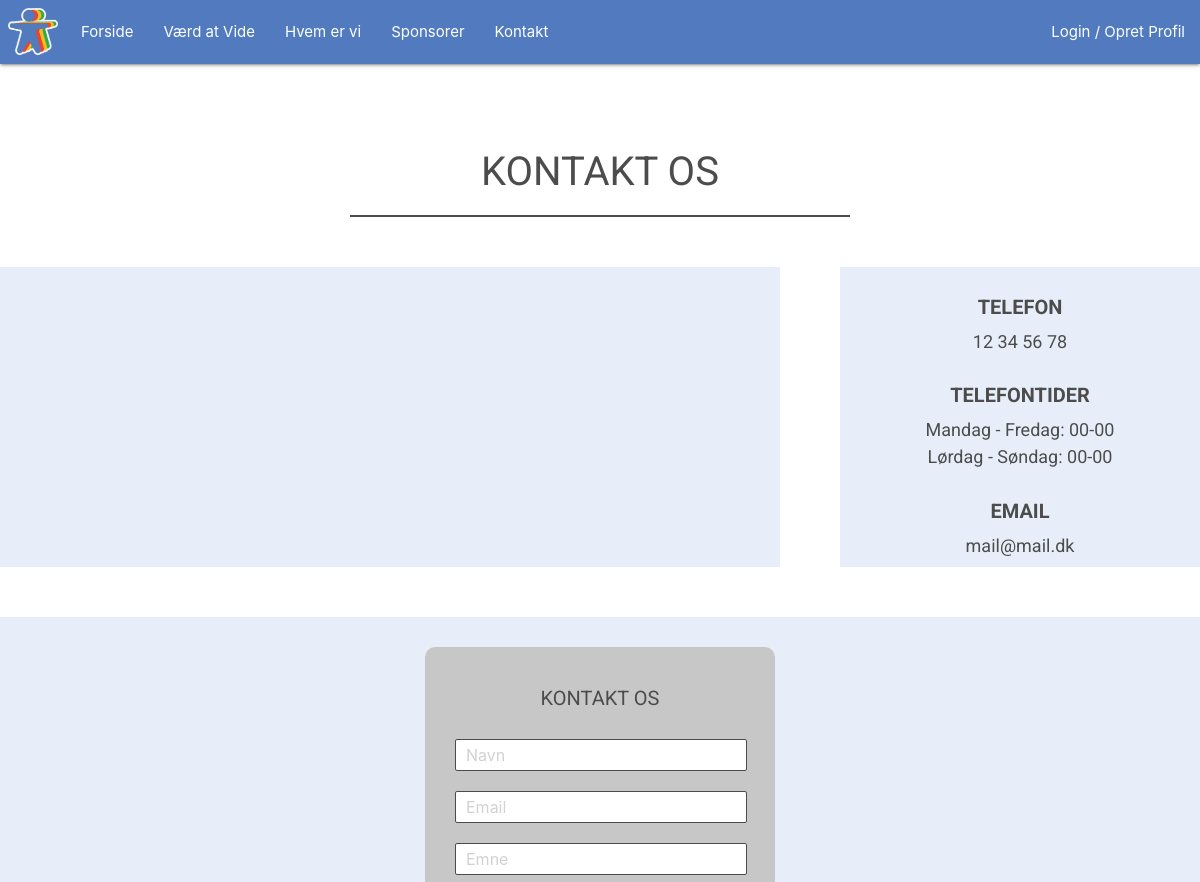
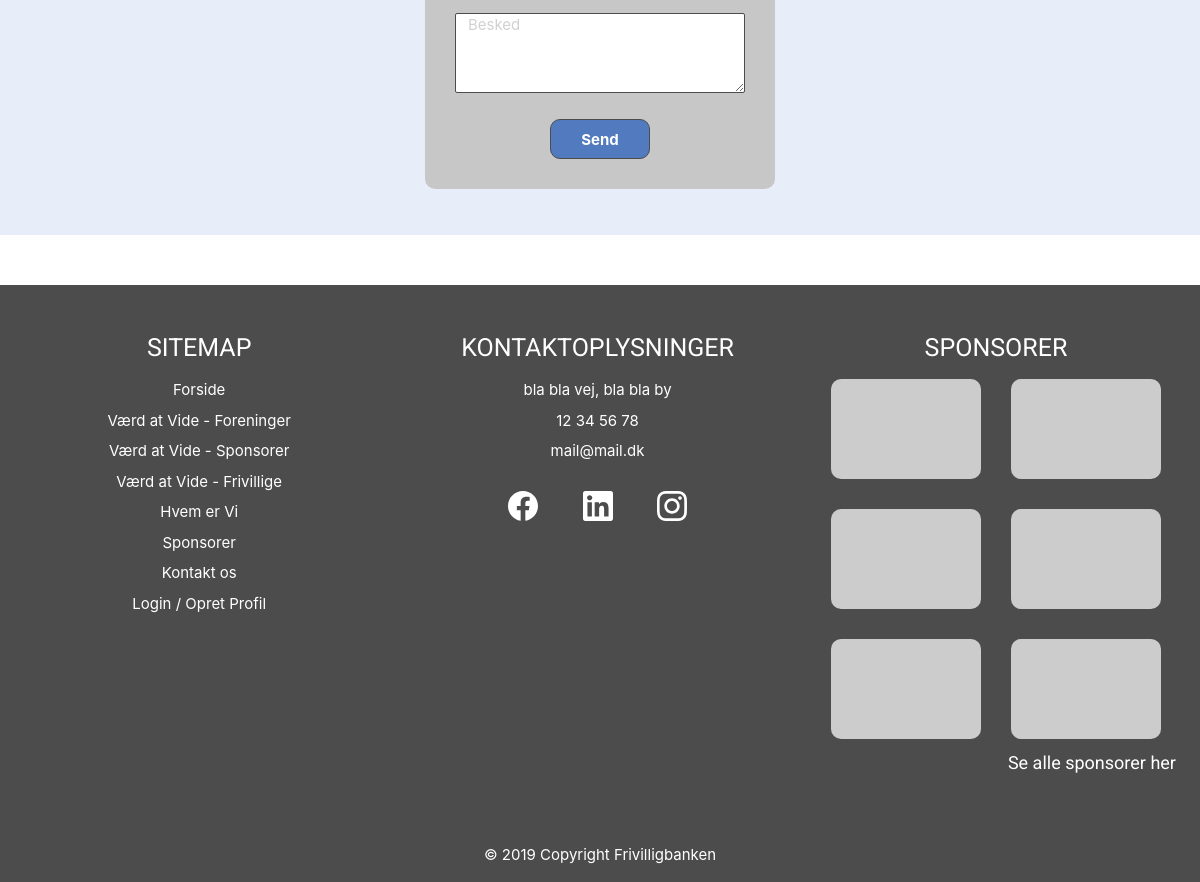
/kontakt, run on the app's committed database (2 pictures, top to bottom).
### tables this page shows
CREATE TABLE textfield (
    TextFieldID INT NOT NULL AUTO_INCREMENT PRIMARY KEY,
    Page VARCHAR(255),
    FieldName VARCHAR(255),
    FieldContent VARCHAR(5000)
);

CREATE TABLE sponsor (
    SponsorID INT NOT NULL AUTO_INCREMENT PRIMARY KEY,
    SponsorName VARCHAR(255),
    SponsorCVR INT(8),
    SponsorEmail VARCHAR(255),
    Address VARCHAR(255),
    City VARCHAR(255),
    PostalCode INT(4),
    Phone INT(8),
    Website VARCHAR(255),
    SponsorPic VARCHAR(255),
    Status VARCHAR(50),
    AreaID INT
);

### view/frontend/contact.php (the view, shortened to what this page needs)
<?php
require_once("view/frontend/includes/header.php");
$dbCon = dbCon($user, $pass);
$query = $dbCon->prepare("SELECT * FROM `textField` WHERE TextFieldID = 29");
$query->execute();
$getcontactnum = $query->fetch();
$dbCon = dbCon($user, $pass);
$query = $dbCon->prepare("SELECT * FROM `textField` WHERE TextFieldID = 30");
$query->execute();
$getcontactnumtimes = $query->fetch();
$dbCon = dbCon($user, $pass);
$query = $dbCon->prepare("SELECT * FROM `textField` WHERE TextFieldID = 31");
$query->execute();
$getcontactemail = $query->fetch();
?>
<link rel="stylesheet" href="/view/frontend/css/contact.style.css">
<div id="contact-section1">
    <div id="contact-section1-content">
        <h2>KONTAKT OS</h2>
        <div id="line"></div>
    </div>
</div>
<div id="contact-section2">
    <div id="contact-section2-content">
        <div id="contact-map">
        </div>
        <div id="contact-information">
            <h3><?php echo $getcontactnum['FieldName'] ?></h3>
            <p>
                <?php echo $getcontactnum['FieldContent'] ?>
            </p>
            <h3><?php echo $getcontactnumtimes['FieldName'] ?></h3>
            <p>
                <?php echo $getcontactnumtimes['FieldContent'] ?>
            </p>
            <h3><?php echo $getcontactemail['FieldName'] ?></h3>
            <p>
                <?php echo $getcontactemail['FieldContent'] ?>
            </p>
        </div>
    </div>
</div>
<div id="contact-section3">
    <div id="contact-section3-content">
        <div id="contact-form-box">
            <form id="contact-form" method="POST">
                <h3>KONTAKT OS</h3>
                <input id="input" type="text" placeholder="Navn">
                <input id="input" type="text" placeholder="Email">
                <input id="input" type="text" placeholder="Emne">
                <textarea placeholder="Besked"></textarea>
                <input id="submit-form" type="submit" value="Send">
            </form>
        </div>
    </div>
</div>
<?php
require_once("view/frontend/includes/footer.php");
?>

### view/frontend/includes/footer.php (shortened to what this page needs)
<?php
$dbCon = dbCon($user, $pass);
$query = $dbCon->prepare("SELECT SponsorID, SponsorName, SponsorPic, Website FROM `sponsor`");
$query->execute();
$getsponsors = $query->fetchAll();
$dbCon = dbCon($user, $pass);
$query = $dbCon->prepare("SELECT * FROM textField WHERE TextFieldID = 32");
$query->execute();
$getaddress = $query->fetch();
$dbCon = dbCon($user, $pass);
$query = $dbCon->prepare("SELECT * FROM textField WHERE TextFieldID = 29");
$query->execute();
$getphone = $query->fetch();
$dbCon = dbCon($user, $pass);
$query = $dbCon->prepare("SELECT * FROM textField WHERE TextFieldID = 31");
$query->execute();
$getmail = $query->fetch();
$dbCon = dbCon($user, $pass);
$query = $dbCon->prepare("SELECT * FROM textField WHERE TextFieldID = 33");
$query->execute();
$getsocial1 = $query->fetch();
$dbCon = dbCon($user, $pass);
$query = $dbCon->prepare("SELECT * FROM textField WHERE TextFieldID = 34");
$query->execute();
$getsocial2 = $query->fetch();
$dbCon = dbCon($user, $pass);
$query = $dbCon->prepare("SELECT * FROM textField WHERE TextFieldID = 35");
$query->execute();
$getsocial3 = $query->fetch();
?>
<link rel="stylesheet" href="css/footer.style.css">
</div>
<footer class="page-footer">
    <div id="footer-content">
        <div id="footer-left">
            <h3>Sitemap</h3>
            <ul>
                <li><a href="/">Forside</a></li>
                <li><a href="/for_foreninger">Værd at Vide - Foreninger</a></li>
                <li><a href="/for_sponsorer">Værd at Vide - Sponsorer</a></li>
                <li><a href="/for_frivillige">Værd at Vide - Frivillige</a></li>
                <li><a href="/om">Hvem er Vi</a></li>
                <li><a href="/sponsorer">Sponsorer</a></li>
                <li><a href="/kontakt">Kontakt os</a></li>
                <li><a href="/login&opret">Login / Opret Profil</a></li>
            </ul>
        </div>
        <div id="footer-mid">
            <h3>Kontaktoplysninger</h3>
            <ul>
                <li><?php echo $getaddress['FieldContent'] ?></li>
                <li><?php echo $getphone['FieldContent'] ?></li>
                <li><?php echo $getmail['FieldContent'] ?></li>
                <li>
                    <a href="<?php echo "http://" . $getsocial1['FieldContent'] ?>"><img src="../../../images/icons/facebook.svg" alt=""></a>
                    <a href="<?php echo "http://" . $getsocial2['FieldContent'] ?>"><img src="../../../images/icons/linkedin.svg" alt=""></a>
                    <a href="<?php echo "http://" . $getsocial3['FieldContent'] ?>"><img src="../../../images/icons/instagram.svg" alt=""></a>
                </li>
            </ul>
        </div>
        <div id="footer-right">
            <h3>Sponsorer</h3>
            <div id="sponsor-highlight-box">
                <?php
                foreach($getsponsors as $sponsor)
                {
                    ?>
                    <a href="<?php echo "http://" . $sponsor['Website'] ?>">
                        <div id="sponsor-highlighted" style="background-image: url('<?php echo $sponsor['SponsorPic'] ?>')">
                        </div>
                    </a>
                    <?php
                }
                ?>
            </div>
            <a id="link-to-sponsor-page" href="/sponsorer"><p>Se alle sponsorer her</p></a>
        </div>
    </div>
    © 2019 Copyright Frivilligbanken
</footer>
</body>
</html>

### view/frontend/css/header.style.css (style rules this page uses)
h1, h2, h3, h4, p { color: #4C4C4C; font-family: 'Roboto', sans-serif; }
h1, h2 { text-transform: uppercase; }
p { font-size: 18px; }

### view/frontend/css/index.style.css (style rules this page uses)
h2 { font-size: 40px; }

### view/frontend/css/footer.style.css (style rules this page uses)
.page footer h1, .page-footer h2, .page-footer h3, .page-footer p { color: white; }
h3 { font-size: 25px; }
.page-footer { background-color: #517BBE; text-align: center; padding-bottom: 15px; }
#footer-content { display: flex; flex-wrap: wrap; }
#footer-left, #footer-mid, #footer-right { width: 30%; margin: 0 1.6% 50px 1.6%; }
#footer-left a { color: white; }
#footer-left ul li, #footer-mid ul li { margin-bottom: 8px; }
#footer-mid img { width: 30px; filter: invert(100%); margin: 20px; }
#sponsor-highlight-box { display: flex; flex-wrap: wrap; }
#sponsor-highlighted { background-color: white; background-position: center; background-repeat: no-repeat; background-size: cover; height: 100px; width: 150px; border-radius: 10px; margin: 0 15px 30px 15px; }
#link-to-sponsor-page p { margin-top: -20px; text-align: right; }

### view/frontend/css/contact.style.css (style rules this page uses)
h3 { text-transform: uppercase; }
#contact-section1-content, #contact-section2-content, #contact-section3-content { max-width: 1250px; margin: auto; }
#contact-section2, #contact-section3 { margin-bottom: 50px; }
#contact-section2-content { display: flex; flex-wrap: wrap; }
#contact-section1 { padding-top: 50px; text-align: center; }
#contact-section1 #line { width: 500px; height: 2px; background-color: #4C4C4C; margin: 0 auto 50px auto; }
#contact-map { height: 300px; width: 65%; background-color: #E8EEF9; }
#contact-information { height: 300px; width: 30%; background-color: #E8EEF9; margin-right: 0; margin-left: auto; text-align: center; }
#contact-information h3 { font-size: 20px; font-weight: bold; margin-bottom: 10px; }
#contact-information p { margin-top: 0; }
#contact-form-box { height: 500px; width: 100%; background-color: #E8EEF9; padding: 30px; }
#contact-form { text-align: center; width: 350px; margin: auto; background-color: #C7C7C7; border-radius: 10px; padding: 30px; }
#contact-form h3 { font-size: 20px; margin: 10px 0 30px 0; }
#contact-form #input { background-color: white; border: 1px solid #4C4C4C; height: 30px; border-radius: 2px; margin-bottom: 20px; text-indent: 10px; }
#contact-form textarea { background-color: white; border: 1px solid #4C4C4C; border-radius: 2px; height: 80px; text-indent: 10px; margin-bottom: 20px; }
#submit-form { height: 40px; width: 100px; border-radius: 10px; background-color: #517BBE; border: 1px solid #4C4C4C; font-weight: bold; color: white; }

### view/backend/css/footer.style.css (style rules this page uses)
.page-footer h1, .page-footer h2, .page-footer h3, .page-footer p { color: white; }
.page-footer { background-color: #4C4C4C; text-align: center; padding-bottom: 15px; }
#footer-content { display: flex; flex-wrap: wrap; }

### data on the page
textfield: FieldName "TELEFON", FieldContent "12 34 56 78"
textfield: FieldName "TELEFONTIDER", FieldContent "Mandag - Fredag: 00-00 Lørdag - Søndag: 00-00"
textfield: FieldName "EMAIL", FieldContent "mail@mail.dk"
textfield: FieldContent "bla bla vej, bla bla by"
